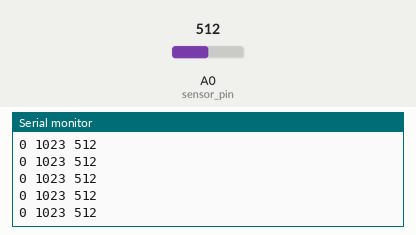
Bench run of a sketch on a simulated Arduino Uno, built with avr-gcc and run on an emulated ATmega328P. Shown: the last lines printed to the serial monitor. The inputs (shaded band) are chosen by the test bench; at power-on: A0 (sensor_pin) = 512.

Above: at 1.2 s.
1.3 s: A0 (sensor_pin) set to 11
At 2.0 s:
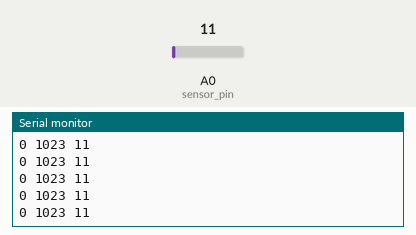
2.8 s: A0 (sensor_pin) set to 8
At 3.3 s:
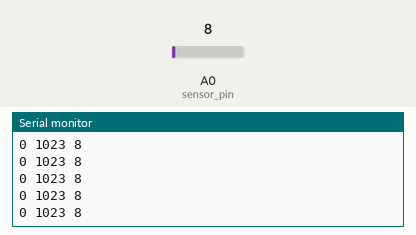
Timing chart, 0 to 5.8 s (numbered marks = the images above; inputs shaded):
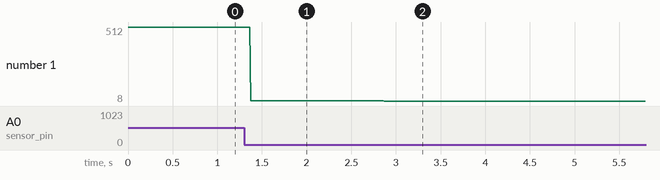

Measured:
- after the input at 1.3 s, the serial monitor: prints a new line after 0.07 s (image 1)
- after the input at 2.8 s, the serial monitor: prints a new line after 0.07 s (image 2)
- plotted number 1: 512 → 11 after the input at 1.3 s, 11 → 8 after the input at 2.8 s

The sketch:

004_basic_analog_read.ino.ino
```cpp
int sensor_pin = A0;
int sensor_valor;

void setup() {
  Serial.begin(9600);
  pinMode(sensor_pin, INPUT);
}

void loop() {
  sensor_valor = analogRead(sensor_pin);
  Serial.print(0);
  Serial.print(" ");
  Serial.print(1023);
  Serial.print(" ");
  Serial.println(sensor_valor);

}
```
